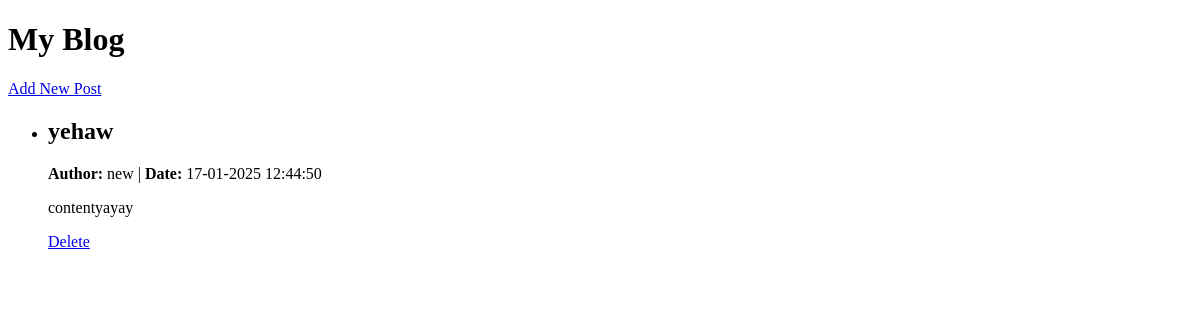
Before: / with the older database file.
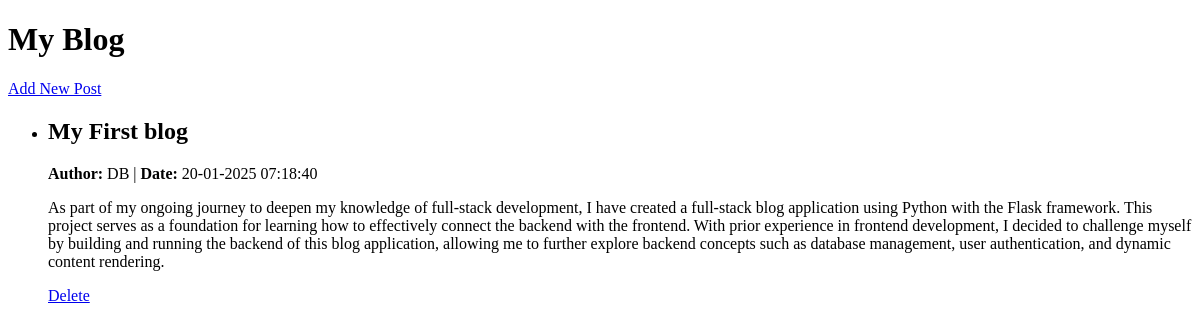
After: the same page with the newer database file.
### tables this page shows
CREATE TABLE blog_posts (
        id INTEGER PRIMARY KEY AUTOINCREMENT,
        title TEXT NOT NULL,
        author TEXT NOT NULL,
        date TEXT NOT NULL,
        content TEXT NOT NULL
    );

### app.py (the view)
@app.route("/")
def index():
    conn = get_db_connection()
    posts = conn.execute("SELECT * FROM blog_posts ORDER BY date DESC").fetchall()
    conn.close()
    return render_template("index.html", posts=posts)

### app.py (called while the page is built)
def get_db_connection():
    db_path = 'blog.db'
    conn = sqlite3.connect(db_path)
    conn.row_factory = sqlite3.Row
    return conn

### templates/index.html (shortened to what this page needs)
<!DOCTYPE html>
<html lang="en">
<head>
</head>
<body>
    <h1>My Blog</h1>
    <a href="/add">Add New Post</a>
    <ul>
        {% for post in posts %}
            <li>
                <h2>{{ post.title }}</h2>
                <p><strong>Author:</strong> {{ post.author }} | <strong>Date:</strong> {{ post.date }}</p>
                <p>{{ post.content }}</p>
                <a href="delete/{{ post.id }}" onclick="return confirm('are you sure you want to delete this post?')">Delete</a>
            </li>
        {% endfor %}
    </ul>
</body>
</html>

Changed rows visible on the page:
removed blog_posts: title "yehaw", author "new", date "17-01-2025 12:44:50", content "contentyayay"
added blog_posts: title "My First blog", author "DB", date "20-01-2025 07:18:40", content "As part of my ongoing journey to deepen my knowledge of full-stack development, I have created a full-stack blog application using Python with the Flask framework. This project serves as a foundation for learning how to effectively connect the backend with the frontend. With prior experience in frontend development, I decided to challenge myself by building and running the backend of this blog application, allowing me to further explore backend concepts such as database management, user authentication, and dynamic content rendering."
